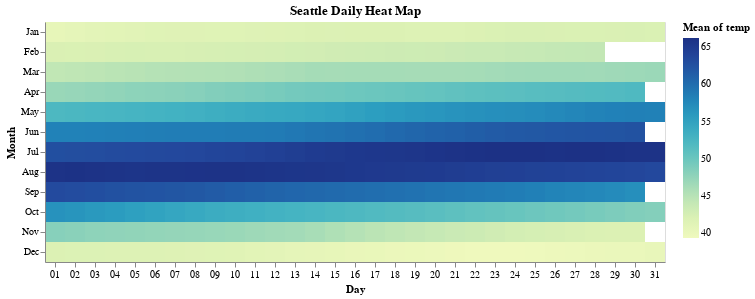

The notebook cell saved with this chart:
### Code cell
alt.Chart(temps, title="Seattle Daily Heat Map").mark_rect().encode(
    x=alt.X('date:O', timeUnit='date', title='Day'),
    y=alt.Y('date:O', timeUnit='month', title='Month'),
    color='mean(temp):Q',
)

### Figure 1 — Vega-Lite specification as saved in the notebook (floating-point values rounded to 4 significant figures; data arrays with more than 128 entries replaced by an {"elided": "..."} marker saying what was removed)
{"config": {"view": {"continuousWidth": 400, "continuousHeight": 300}}, "data": {"name": "data-11cb5410596269ffd07beaa65f03d79d"}, "mark": "rect", "encoding": {"color": {"type": "quantitative", "aggregate": "mean", "field": "temp"}, "x": {"type": "ordinal", "field": "date", "timeUnit": "date", "title": "Day"}, "y": {"type": "ordinal", "field": "date", "timeUnit": "month", "title": "Month"}}, "title": "Seattle Daily Heat Map", "$schema": "https://vega.github.io/schema/vega-lite/v4.0.0.json", "datasets": {"data-11cb5410596269ffd07beaa65f03d79d": {"elided": "8759 records"}}}
